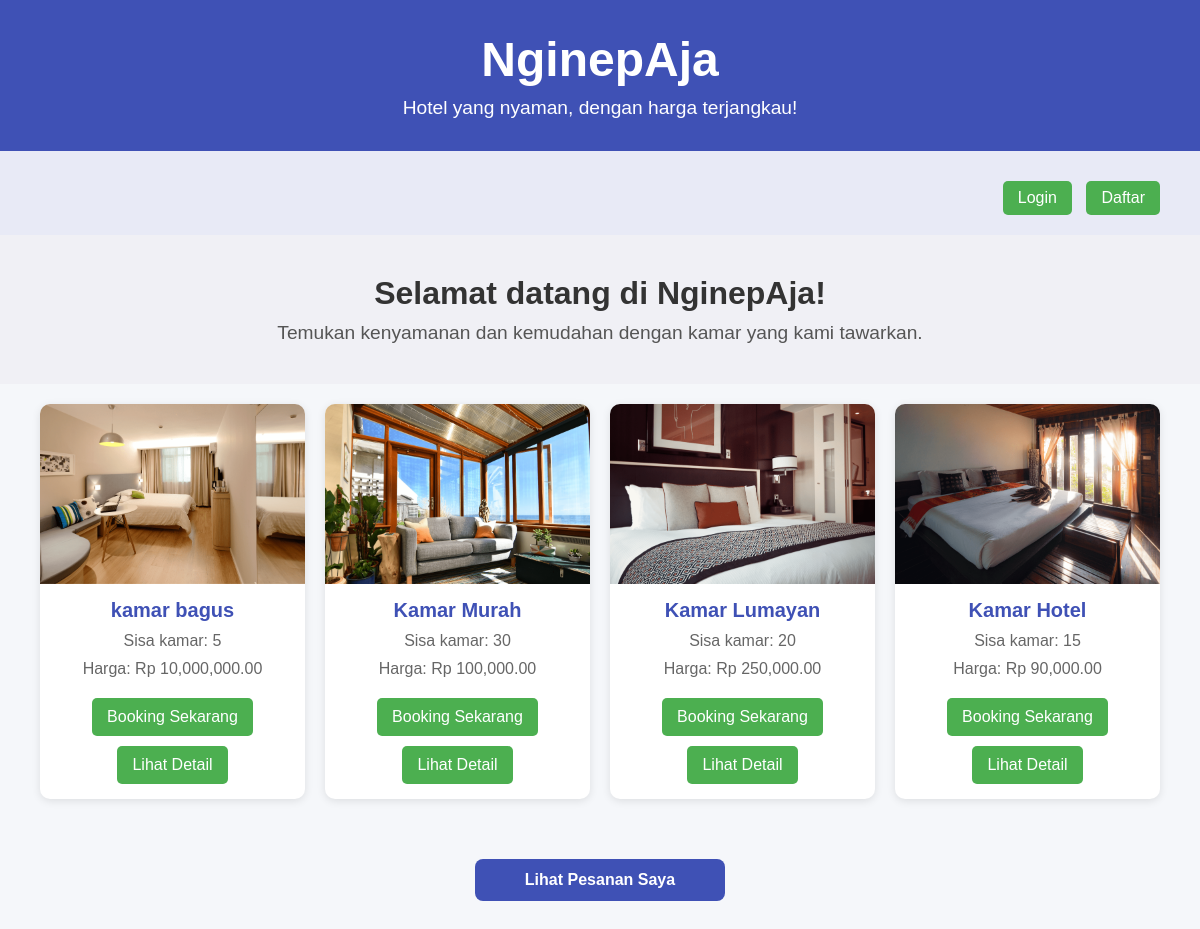
Before: / with the older database file.
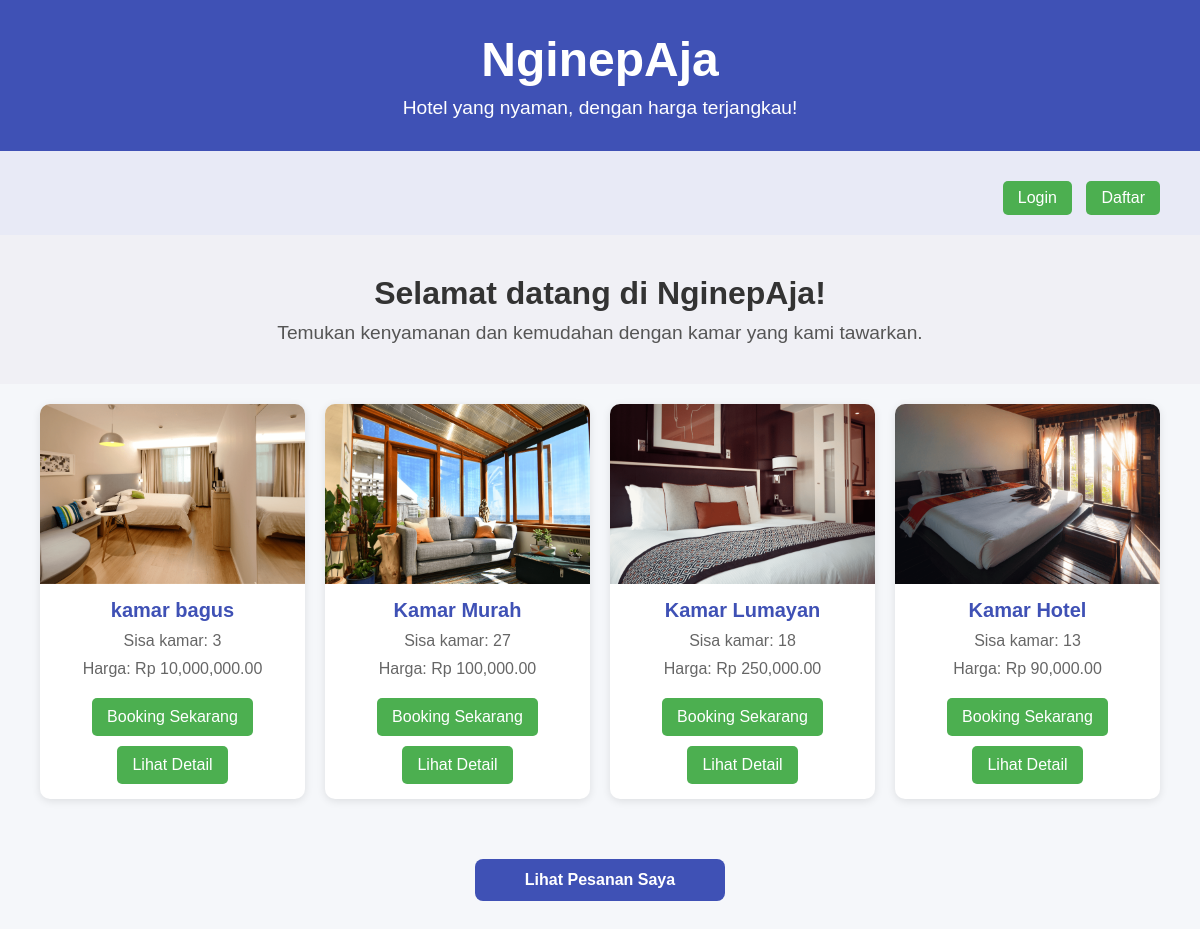
After: the same page with the newer database file.
### hotel/models.py (models this page shows, shortened)
class Kamar(models.Model):
    nama = models.CharField(max_length=100)
    harga = models.DecimalField(max_digits=10, decimal_places=2)
    deskripsi = models.TextField()
    fasilitas = models.TextField(blank=True, null=True)
    gambar = models.ImageField(upload_to='kamar/', blank=True, null=True)
    tersedia = models.BooleanField(default=True)
    stok = models.PositiveIntegerField(default=10)

### hotel/views.py (the view)
# urls.py: path('', views.homepage, name='homepage'),
def homepage(request):
    kamars = Kamar.objects.all()
    kamars = Kamar.objects.filter(tersedia=True)  # Hanya yang tersedia
    return render(request, 'homepage.html', {'kamars': kamars})

### hotel/templates/homepage.html (shortened to what this page needs)
{% load static %}
<html lang="en">
<head>
</head>
<body>
    {% load humanize %}
    <header>
        <div class="logo">
            <h1>NginepAja</h1>
            <p>Hotel yang nyaman, dengan harga terjangkau!</p>
        </div>
    </header>
    <div class="user-auth">
        {% if user.is_authenticated %}
            <span>Hai, {{ user.username }}!</span>
            <a href="{% url 'hotel:edit_profile' %}" class="btn-booking">Edit Profile</a>
            <a href="{% url 'hotel:logout' %}" class="btn-booking">Logout</a>
        {% else %}
            <a href="{% url 'hotel:login' %}" class="btn-booking">Login</a>
            <a href="{% url 'hotel:register' %}" class="btn-booking">Daftar</a>
        {% endif %}
    </div>
    <div class="intro">
        <h2>Selamat datang di NginepAja!</h2>
        <p>Temukan kenyamanan dan kemudahan dengan kamar yang kami tawarkan.</p>
    </div>
    <div class="kamar-list">
        {% for kamar in kamars %}
            <div class="kamar-card">
                <img src="{{ kamar.gambar.url }}" alt="Gambar Kamar">
                <div class="info">
                    <h2>{{ kamar.nama }}</h2>
                    <p>Sisa kamar: {{ kamar.stok }}</p>
                    <p>Harga: Rp {{ kamar.harga|intcomma }}</p>
                    <a href="{% url 'hotel:booking' kamar.id %}" class="btn-booking">Booking Sekarang</a>
                    <a href="{% url 'hotel:detail_kamar' kamar.id %}" class="btn-booking">Lihat Detail</a>
                </div>
            </div>
        {% endfor %}
    </div>
    <a href="{% url 'hotel:lihat_pesanan' %}" class="lihat-pesanan">Lihat Pesanan Saya</a>
</body>
</html>

### hotel/templates/homepage.html (style rules this page uses)
* { margin: 0; padding: 0; box-sizing: border-box; }
body { font-family: Arial, sans-serif; background: #f5f7fa; margin: 0; padding: 0; }
header { background: #3f51b5; color: white; padding: 2rem; text-align: center; }
header .logo h1 { font-size: 3rem; }
header .logo p { font-size: 1.2rem; margin-top: 10px; }
.user-auth { text-align: right; padding: 20px 40px; background-color: #e8eaf6; }
.user-auth .btn-booking { margin-left: 10px; padding: 8px 15px; background: #4caf50; color: white; text-decoration: none; border-radius: 5px; transition: background 0.3s; }
.intro { text-align: center; padding: 40px 20px; background-color: #f0f0f5; }
.intro h2 { font-size: 2rem; color: #333; }
.intro p { font-size: 1.2rem; margin-top: 10px; color: #555; }
.kamar-list { display: grid; grid-template-columns: repeat(auto-fit, minmax(250px, 1fr)); gap: 20px; padding: 20px 40px; }
.kamar-card { background: white; border-radius: 10px; overflow: hidden; box-shadow: 0 2px 8px rgba(0,0,0,0.1); transition: 0.3s; }
.kamar-card img { width: 100%; height: 180px; object-fit: cover; }
.kamar-card .info { padding: 15px; text-align: center; }
.kamar-card .info h2 { margin: 0; font-size: 20px; color: #3f51b5; }
.kamar-card .info p { margin: 10px 0; font-size: 16px; color: #666; }
.btn-booking { display: inline-block; margin-top: 10px; padding: 10px 15px; background: #4caf50; color: white; text-decoration: none; border-radius: 5px; transition: background 0.3s; }
.lihat-pesanan { display: block; width: 250px; text-align: center; margin: 40px auto; padding: 12px; background-color: #3f51b5; color: white; border-radius: 8px; text-decoration: none; font-weight: bold; transition: background 0.3s; }

Changed rows visible on the page:
changed Kamar "kamar bagus": stok "5" → "3"
changed Kamar "Kamar Murah": stok "30" → "27"
changed Kamar "Kamar Lumayan": stok "20" → "18"
changed Kamar "Kamar Hotel": stok "15" → "13"
